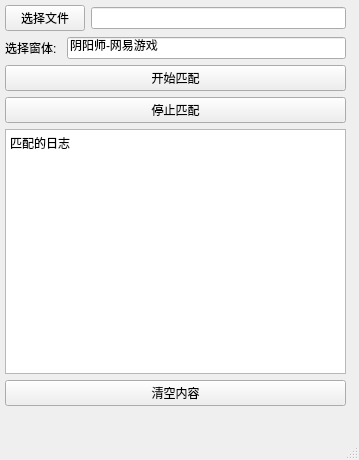
<?xml version="1.0" encoding="UTF-8"?>
<ui version="4.0">
 <class>match_win</class>
 <widget class="QMainWindow" name="match_win">
  <property name="geometry">
   <rect>
    <x>0</x>
    <y>0</y>
    <width>359</width>
    <height>460</height>
   </rect>
  </property>
  <property name="windowTitle">
   <string>图片匹配工具</string>
  </property>
  <widget class="QWidget" name="centralwidget">
   <widget class="QWidget" name="verticalLayoutWidget_2">
    <property name="geometry">
     <rect>
      <x>0</x>
      <y>0</y>
      <width>351</width>
      <height>411</height>
     </rect>
    </property>
    <layout class="QVBoxLayout" name="verticalLayout_2" stretch="1,1,0,0,0,8,0">
     <property name="spacing">
      <number>6</number>
     </property>
     <property name="leftMargin">
      <number>5</number>
     </property>
     <property name="topMargin">
      <number>5</number>
     </property>
     <property name="rightMargin">
      <number>5</number>
     </property>
     <property name="bottomMargin">
      <number>5</number>
     </property>
     <item>
      <layout class="QHBoxLayout" name="horizontalLayout_6" stretch="1,5">
       <item>
        <widget class="QPushButton" name="pbtn_dir">
         <property name="text">
          <string>选择文件</string>
         </property>
        </widget>
       </item>
       <item>
        <widget class="QLineEdit" name="le_dir">
         <property name="text">
          <string/>
         </property>
        </widget>
       </item>
      </layout>
     </item>
     <item>
      <layout class="QHBoxLayout" name="horizontalLayout" stretch="1,5">
       <item>
        <widget class="QLabel" name="label_5">
         <property name="text">
          <string>选择窗体:</string>
         </property>
        </widget>
       </item>
       <item>
        <widget class="QLineEdit" name="le_win">
         <property name="text">
          <string>阴阳师-网易游戏</string>
         </property>
        </widget>
       </item>
      </layout>
     </item>
     <item>
      <layout class="QHBoxLayout" name="horizontalLayout_2" stretch=""/>
     </item>
     <item>
      <widget class="QPushButton" name="pbt_start">
       <property name="text">
        <string>开始匹配</string>
       </property>
      </widget>
     </item>
     <item>
      <widget class="QPushButton" name="pbtn_stop">
       <property name="text">
        <string>停止匹配</string>
       </property>
      </widget>
     </item>
     <item>
      <widget class="QTextEdit" name="te_log">
       <property name="html">
        <string>&lt;!DOCTYPE HTML PUBLIC &quot;-//W3C//DTD HTML 4.0//EN&quot; &quot;http://www.w3.org/TR/REC-html40/strict.dtd&quot;&gt;
&lt;html&gt;&lt;head&gt;&lt;meta name=&quot;qrichtext&quot; content=&quot;1&quot; /&gt;&lt;style type=&quot;text/css&quot;&gt;
p, li { white-space: pre-wrap; }
&lt;/style&gt;&lt;/head&gt;&lt;body style=&quot; font-family:'SimSun'; font-size:9pt; font-weight:400; font-style:normal;&quot;&gt;
&lt;p style=&quot; margin-top:0px; margin-bottom:0px; margin-left:0px; margin-right:0px; -qt-block-indent:0; text-indent:0px;&quot;&gt;匹配的日志&lt;/p&gt;&lt;/body&gt;&lt;/html&gt;</string>
       </property>
      </widget>
     </item>
     <item>
      <widget class="QPushButton" name="btn_clear">
       <property name="text">
        <string>清空内容</string>
       </property>
      </widget>
     </item>
    </layout>
   </widget>
  </widget>
  <widget class="QMenuBar" name="menubar">
   <property name="geometry">
    <rect>
     <x>0</x>
     <y>0</y>
     <width>359</width>
     <height>23</height>
    </rect>
   </property>
  </widget>
  <widget class="QStatusBar" name="statusbar"/>
 </widget>
 <resources/>
 <connections>
  <connection>
   <sender>pbtn_dir</sender>
   <signal>clicked()</signal>
   <receiver>match_win</receiver>
   <slot>slot_btn_dir_clicked()</slot>
   <hints>
    <hint type="sourcelabel">
     <x>29</x>
     <y>48</y>
    </hint>
    <hint type="destinationlabel">
     <x>0</x>
     <y>38</y>
    </hint>
   </hints>
  </connection>
  <connection>
   <sender>pbt_start</sender>
   <signal>clicked(bool)</signal>
   <receiver>match_win</receiver>
   <slot>slot_btn_start_clicked()</slot>
   <hints>
    <hint type="sourcelabel">
     <x>335</x>
     <y>380</y>
    </hint>
    <hint type="destinationlabel">
     <x>355</x>
     <y>382</y>
    </hint>
   </hints>
  </connection>
  <connection>
   <sender>pbtn_stop</sender>
   <signal>clicked()</signal>
   <receiver>match_win</receiver>
   <slot>slot_btn_stop_clicked()</slot>
   <hints>
    <hint type="sourcelabel">
     <x>340</x>
     <y>415</y>
    </hint>
    <hint type="destinationlabel">
     <x>355</x>
     <y>417</y>
    </hint>
   </hints>
  </connection>
  <connection>
   <sender>btn_clear</sender>
   <signal>clicked()</signal>
   <receiver>te_log</receiver>
   <slot>clear()</slot>
   <hints>
    <hint type="sourcelabel">
     <x>221</x>
     <y>328</y>
    </hint>
    <hint type="destinationlabel">
     <x>223</x>
     <y>309</y>
    </hint>
   </hints>
  </connection>
  <connection>
   <sender>pbtn_dir</sender>
   <signal>released()</signal>
   <receiver>match_win</receiver>
   <slot>slot_btn_dir_released()</slot>
   <hints>
    <hint type="sourcelabel">
     <x>43</x>
     <y>48</y>
    </hint>
    <hint type="destinationlabel">
     <x>-2</x>
     <y>24</y>
    </hint>
   </hints>
  </connection>
 </connections>
 <slots>
  <slot>slot_btn_start_clicked()</slot>
  <slot>slot_btn_stop_clicked()</slot>
  <slot>slot_btn_dir_clicked()</slot>
  <slot>slot_btn_dir_released()</slot>
 </slots>
</ui>
